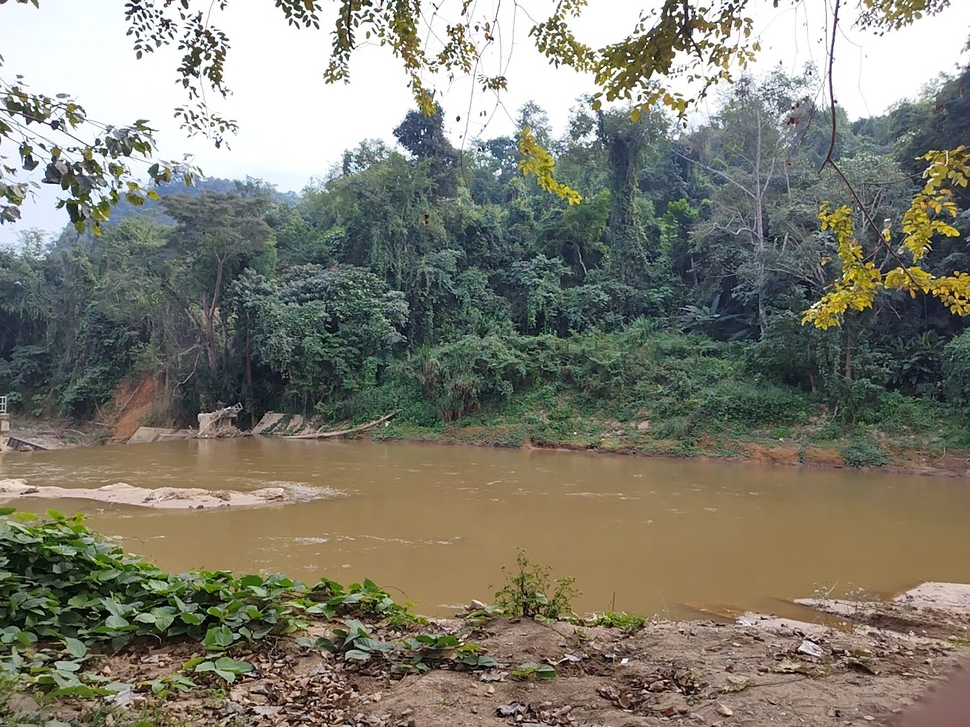
#> input picture detectlevelwaterriver/detectcolorriver/img/pic_2.jpg, 970 x 727 px, shrunk from 1440 x 1080 before the run, found by its file name
$ python detect_river.py
#> lines starting #> are read from the running program, lines starting #| are printed output that depends on the picture; after the words box and inside, x2 and y2 are one past the last pixel; in counts of white or black regions, pixels touching at a corner belong together
import cv2
import numpy as np
from PIL import Image

# โหลดภาพ
image_path = "detectcolorriver\img\pic_2.jpg"  # เปลี่ยนเป็น path ของไฟล์ภาพคุณ
image = cv2.imread(image_path)
#> image is the input picture: shape (727, 970, 3); mean B, G, R 112.8, 125.9, 127.6
image_rgb = cv2.cvtColor(image, cv2.COLOR_BGR2RGB)

# แปลงภาพเป็นสี HSV เพื่อกรองเฉดสีน้ำ
hsv = cv2.cvtColor(image, cv2.COLOR_BGR2HSV)
#> hsv: shape (727, 970, 3); mean H, S, V 51.2, 64.8, 135.6

# กำหนดช่วงสีที่สื่อถึงน้ำ (น้ำตาล/น้ำขุ่น)
lower_brown = np.array([5, 50, 50])
upper_brown = np.array([30, 255, 255])

# สร้าง mask เพื่อแยกพื้นที่น้ำ
mask = cv2.inRange(hsv, lower_brown, upper_brown)
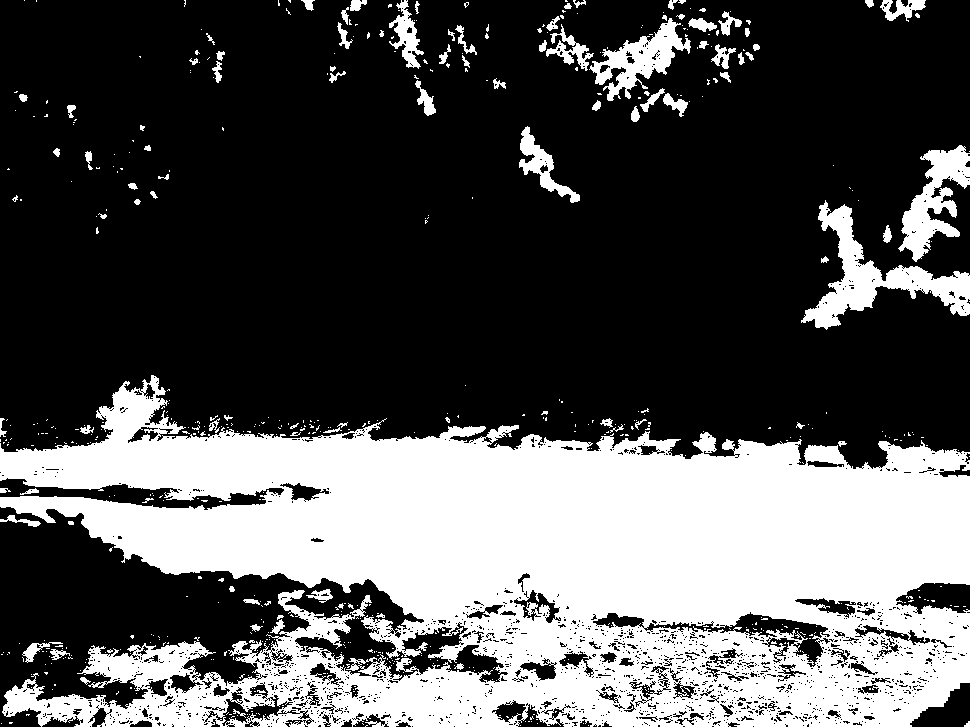
#> mask: shape (727, 970); 33.2% white; 592 white regions (497 under 20 px), largest, box (x1, y1, x2, y2) and area: (0, 375, 970, 727) 210085, (801, 200, 970, 330) 6144, (898, 145, 970, 262) 3685

# ทำความสะอาด mask ด้วย Morphological operations
kernel = np.ones((5, 5), np.uint8)
mask_clean = cv2.morphologyEx(mask, cv2.MORPH_CLOSE, kernel)
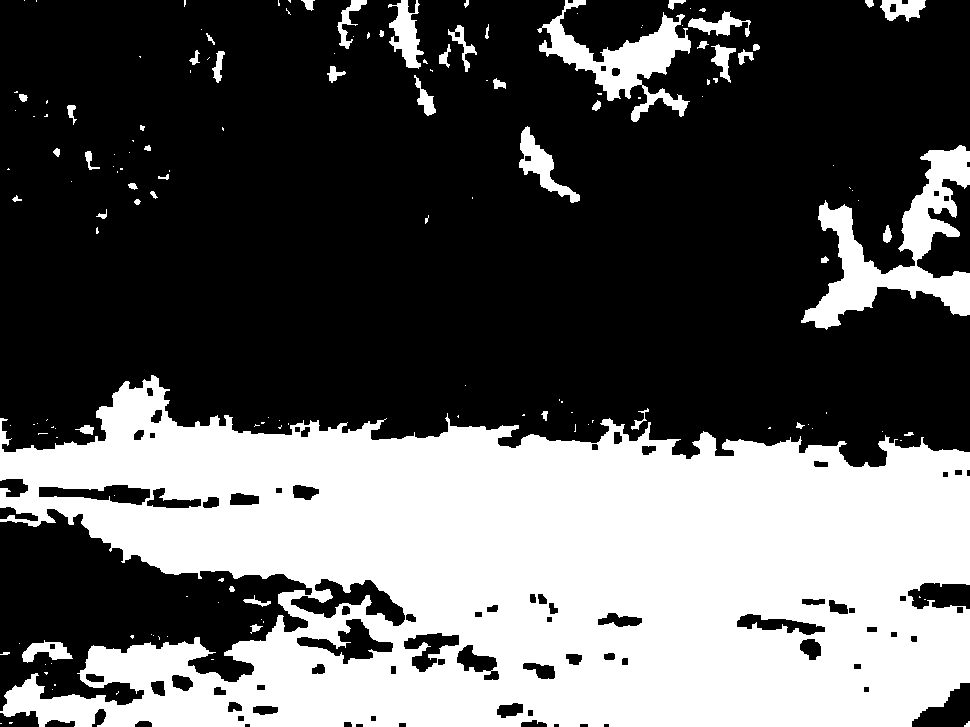
#> mask_clean: shape (727, 970); 36.5% white; 153 white regions (101 under 20 px), largest, box (x1, y1, x2, y2) and area: (0, 375, 970, 727) 232186, (801, 145, 970, 330) 10508, (537, 0, 691, 122) 5903
mask_clean = cv2.morphologyEx(mask_clean, cv2.MORPH_OPEN, kernel)
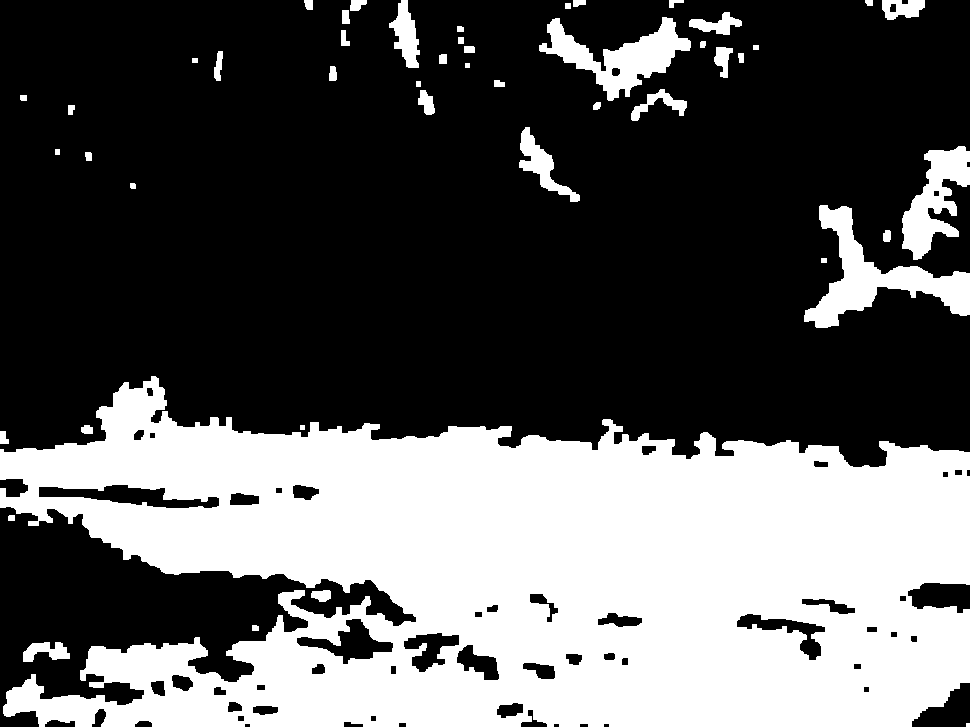
#> mask_clean: shape (727, 970); 35.9% white; 48 white regions (1 under 20 px)

# หา Contours
contours, _ = cv2.findContours(mask_clean, cv2.RETR_EXTERNAL, cv2.CHAIN_APPROX_SIMPLE)
#> contours = 48 contours, 3 with area under 20; largest, box (x1, y1, x2, y2) and area: (0, 376, 970, 727) 238938, (804, 205, 970, 328) 6184, (539, 17, 691, 101) 4621, (902, 146, 970, 260) 3652, (519, 127, 580, 202) 1238

# วาดเส้นขอบลงบนภาพเดิม
contour_image = image_rgb.copy()
cv2.drawContours(contour_image, contours, -1, (0, 255, 0), 3)  # สีเขียว
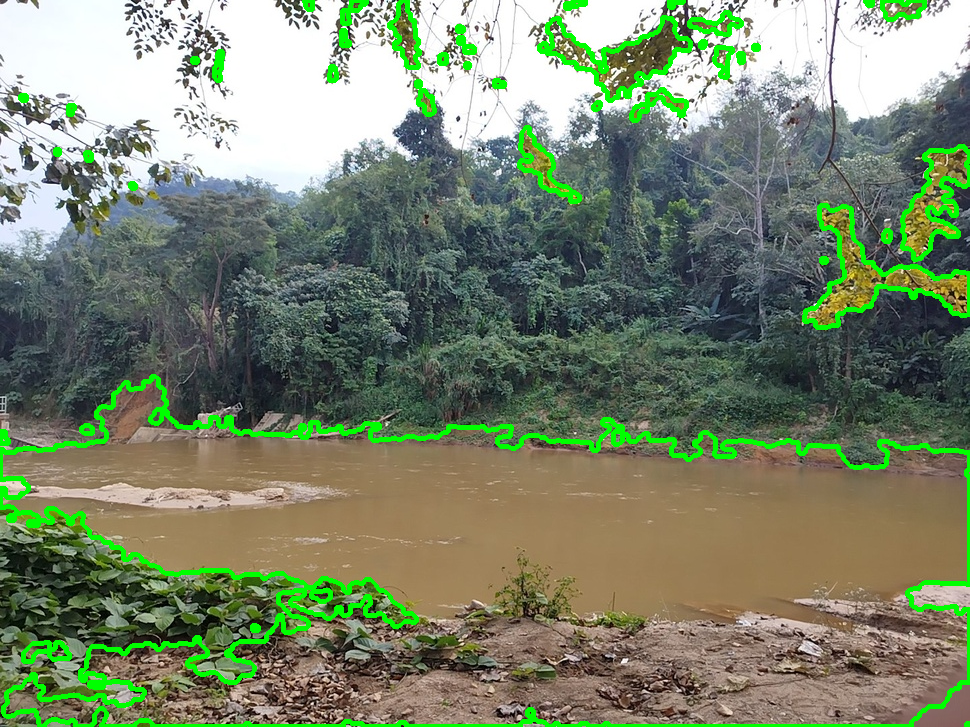
#> contour_image: shape (727, 970, 3); mean R, G, B 121, 133.6, 108

# บันทึกหรือแสดงผลภาพ
output = Image.fromarray(contour_image)
output.save("detectlevelwaterriver\image_detect_color\detect_water_river_2.jpg")
output.show()

$ run again, with detectlevelwaterriver/detectcolorriver/img/pic_1.jpg copied over detectlevelwaterriver/detectcolorriver/img/pic_2.jpg
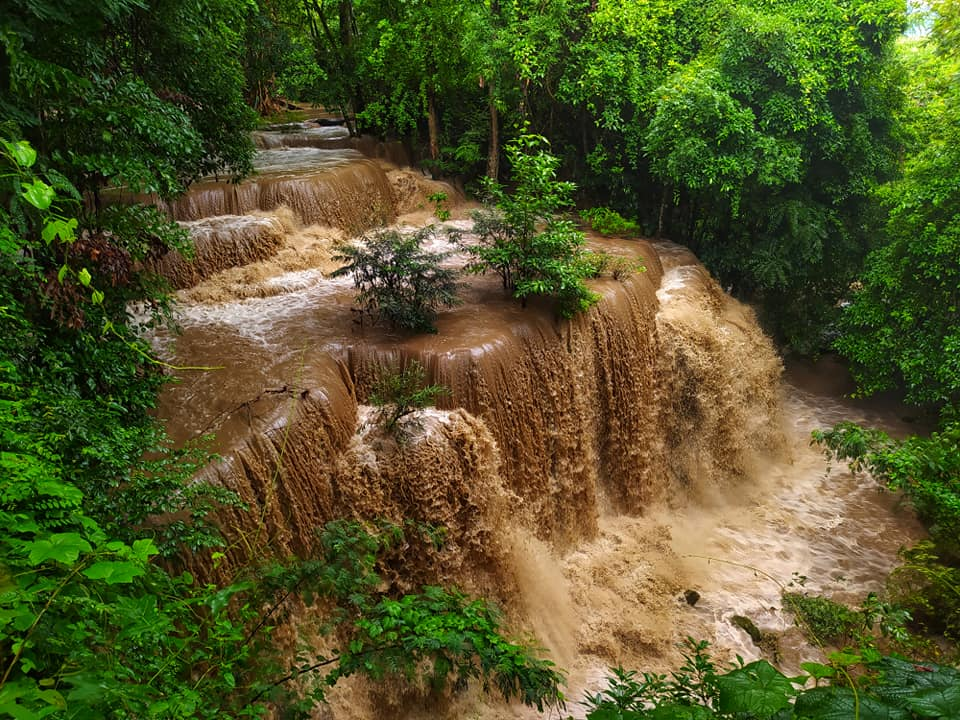
#> input picture detectlevelwaterriver/detectcolorriver/img/pic_1.jpg, 960 x 720 px, found by its file name
#> image is the input picture: shape (720, 960, 3); mean B, G, R 41.1, 84.8, 82.6
#> hsv: shape (720, 960, 3); mean H, S, V 32.9, 164.5, 97.8
#> `mask = cv2.inRange(hsv, lower_brown, upper_brown)`:
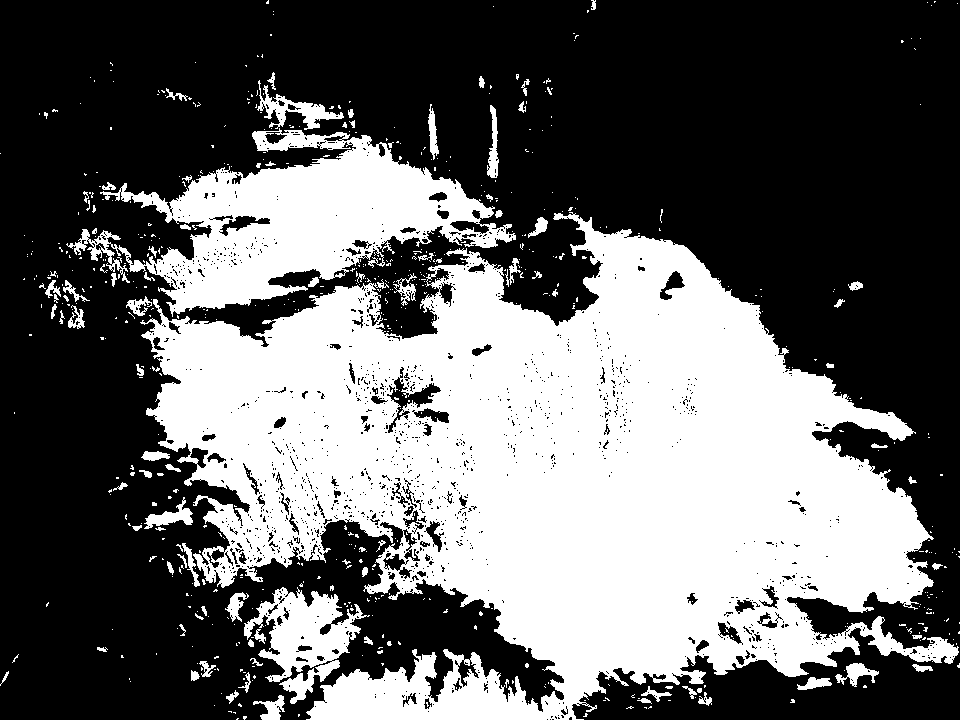
#> mask: shape (720, 960); 40% white; 653 white regions (563 under 20 px), largest, box (x1, y1, x2, y2) and area: (140, 212, 959, 720) 225375, (66, 128, 516, 317) 33639, (244, 587, 370, 704) 6278
#> contours = 43 contours, 7 with area under 20; largest, box (x1, y1, x2, y2) and area: (68, 79, 960, 720) 284295, (244, 587, 363, 703) 7326, (141, 504, 192, 530) 633, (45, 271, 83, 303) 434, (689, 670, 712, 705) 400
#> `cv2.drawContours(contour_image, contours, -1, (0, 255, 0), 3)`:
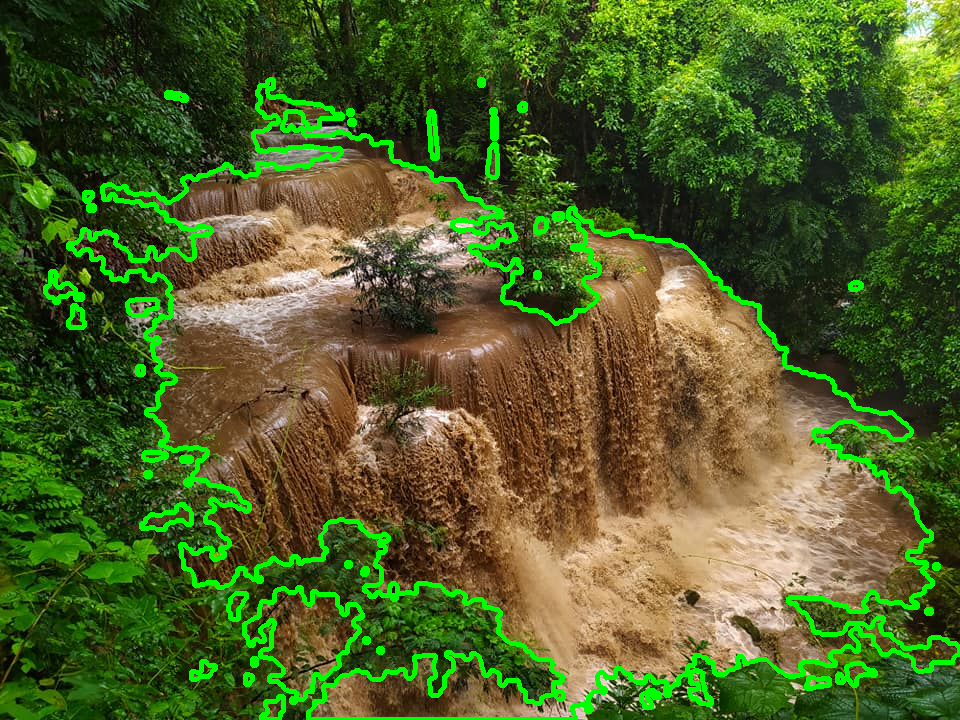
#> contour_image: shape (720, 960, 3); mean R, G, B 77.9, 95.5, 38.8
